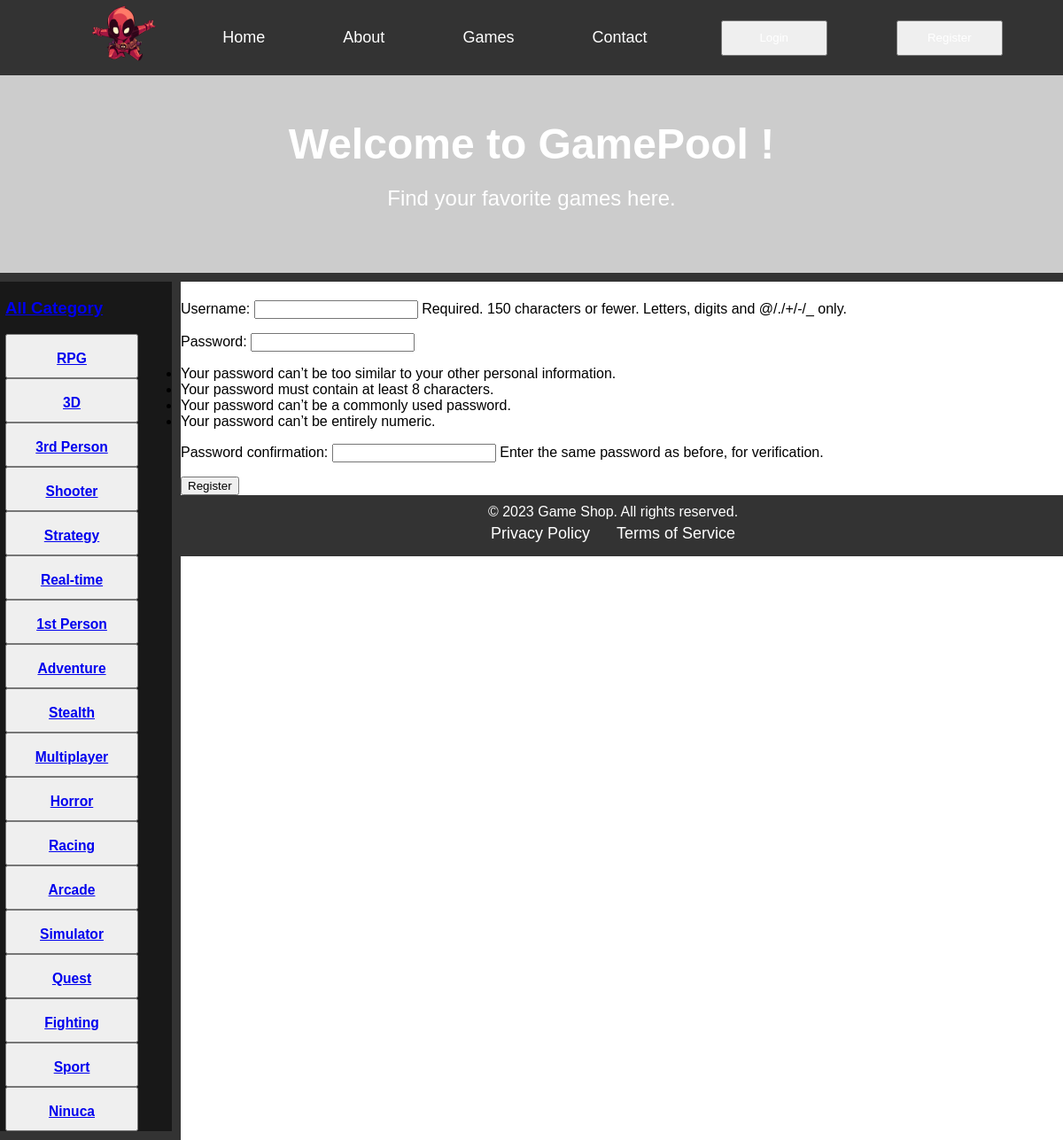
Screenshot of /register/ with the database file from the repository.
### game/models.py (models this page shows, shortened)
class Category(models.Model):
    name = models.CharField(max_length=100, db_index=True)
    def get_absolute_url(self):
        return reverse('category', kwargs={'cat_id': self.pk})
    class Meta:
        verbose_name = 'Category'
        verbose_name_plural = 'Category'
        ordering = ['id']

### game/views.py (the view, shortened to what this page needs)
# urls.py: path('register/', views.register, name='register'),
def register(request):
    form = UserCreationForm()
    return render(request, 'game/register.html', {'form': form})

### game/templatetags/game_tags.py (called while the page is built)
@register.simple_tag()
def get_categories():
    return Category.objects.all()

### game/templates/game/register.html (shortened to what this page needs)
{% extends 'game/layout.html' %}
{% load static %}
{% block content %}
<form method="post">
    {{form.as_p}}
    <button type="submit">Register</button>
</form>
{% endblock %}

### game/templates/game/layout.html (shortened to what this page needs)
{% load static %}
{% load game_tags %}
<!DOCTYPE html>
<html lang="en">
<head>
  <link rel="stylesheet" href="{% static 'css/style.css' %}">
</head>
<body>
  <header>
      <nav>
        <ul>
          <il><img src="{% static 'image/pngegg.png' %}" alt="Logo" class="logoimg"/></il>
          <li><a href="{% url 'game' %}">Home</a></li>
          <li><a href="{% url 'about' %}">About</a></li>
          <li><a href="#">Games</a></li>
          <li><a href="{% url 'contact' %}">Contact</a></li>
          <li><button class="my_button2"><a href="{% url 'login' %}">Login</a></button></li>
          <li><button class="my_button2"><a href="{% url 'register' %}">Register</a></button></li>
        </ul>
      </nav>
    <section class="hero">
      <div class="container">
        <h1>Welcome to GamePool !</h1>
        <p>Find your favorite games here.</p>
      </div>
    </section>
  </header>
  <aside>
    {% get_categories as categories %}
    {% if cat_selected == 0 %}
      <h3 class="selected">All Category</h3>
    {% else %}
      <h3><a href="{% url 'game' %}">All Category</a></h3>
    {% endif %}
    {% for c in categories %}
      {% if c.pk == cat_selected %}
        <button class="my_button1"><h3>{{c.name}}</h3></button>
      {% else %}
        <button class="my_button1"><a href="{{c.get_absolute_url}}"><h3>{{c.name}}</h3></a></button>
      {% endif %}
    {% endfor %}
  </aside>
  <main>
  {% block content %}
  {% endblock %}
  </main>
  <footer>
    <div class="container">
      <p>&copy; 2023 Game Shop. All rights reserved.</p>
      <nav>
        <ul>
          <li><a href="#">Privacy Policy</a></li>
          <li><a href="#">Terms of Service</a></li>
        </ul>
      </nav>
    </div>
  </footer>
</body>
</html>

### game/static/css/style.css (style rules this page uses)
* { box-sizing: border-box; }
body { font-family: Arial, sans-serif; margin: 0; }
header { background-color: #333; color: #fff; padding-bottom: 10px; }
header .my_button2 { height:40px; width:120px; }
.container { max-width: 1200px; margin: 0 auto; padding: 0 20px; }
.logoimg { height:80px; width:80px; }
nav ul { font-size: 18px; margin: 0; list-style: none; display: flex; justify-content: space-evenly; align-items: center; }
nav ul li { margin: 0 10px; }
nav ul li a { color: #fff; text-decoration: none; padding: 5px; display: block; }
.hero { background-image: url('https://via.placeholder.com/1200x400'); background-size: cover; background-position: center; text-align: center; color: #fff; padding: 50px 0; }
.hero h1 { margin: 0; font-size: 48px; font-weight: bold; }
.hero p { font-size: 24px; margin: 20px 0; }
aside { float: left; background: #181818; width: 17%; color: #ffff; border-right: 10px solid #333; border-bottom: 10px solid #333; padding-left: 6px; }
aside .my_button1 { text-decoration: none; color: black; height:50px; width:150px; }
footer { background-color: #333; color: #fff; padding: 10px 0; text-align: center; }
footer p { margin: 0; }
footer ul { margin: 0; padding: 0; list-style: none; display: flex; justify-content: center; }
footer ul li { margin: 0 10px; }
footer ul li a { color: #fff; text-decoration: none; padding: 5px; display: block; }

### rows the page displays
Category: name "RPG"
Category: name "3D"
Category: name "3rd Person"
Category: name "Shooter"
Category: name "Strategy"
Category: name "Real-time"
Category: name "1st Person"
Category: name "Adventure"
Category: name "Stealth"
Category: name "Multiplayer"
Category: name "Horror"
Category: name "Racing"
Category: name "Arcade"
Category: name "Simulator"
Category: name "Quest"
Category: name "Fighting"
Category: name "Sport"
Category: name "Ninuca"
